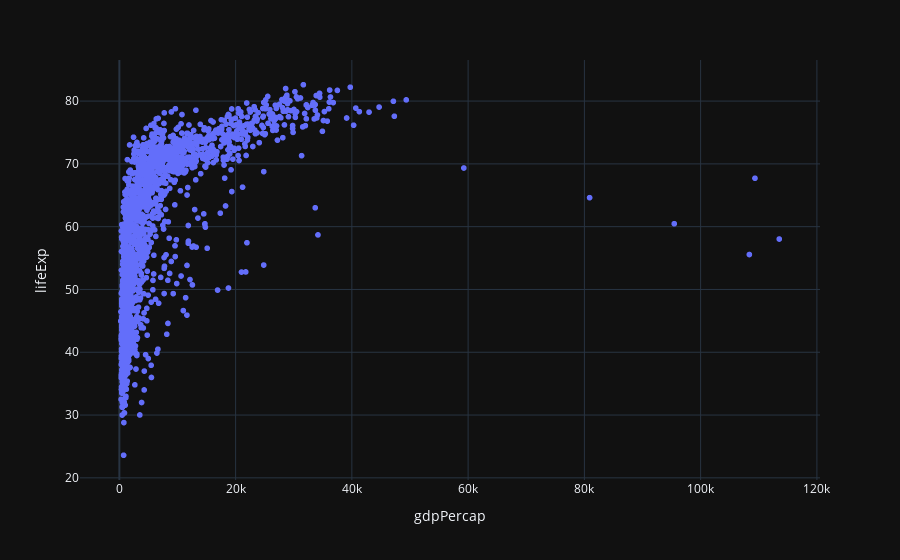

Notebook code for this chart:
### Markdown cell above
![](images/p5.png)

### Code cell
### GRADED

### BEGIN SOLUTION
fig = px.scatter(gapminder, x = "gdpPercap", y = "lifeExp")
fig.show()
### END SOLUTION

### Figure 1 — Plotly figure (JSON) as saved in the notebook; plotly's stock layout.template omitted (floating-point values rounded to 4 significant figures; data arrays with more than 128 entries replaced by an {"elided": "..."} marker saying what was removed)
{"data": [{"hovertemplate": "gdpPercap=%{x}<br>lifeExp=%{y}<extra></extra>", "legendgroup": "", "marker": {"color": "#636efa", "symbol": "circle"}, "mode": "markers", "name": "", "showlegend": false, "x": {"elided": "1704 float values"}, "xaxis": "x", "y": {"elided": "1704 float values"}, "yaxis": "y", "type": "scattergl"}], "layout": {"xaxis": {"anchor": "y", "domain": [0.0, 1.0], "title": {"text": "gdpPercap"}}, "yaxis": {"anchor": "x", "domain": [0.0, 1.0], "title": {"text": "lifeExp"}}, "legend": {"tracegroupgap": 0}, "margin": {"t": 60}}}
